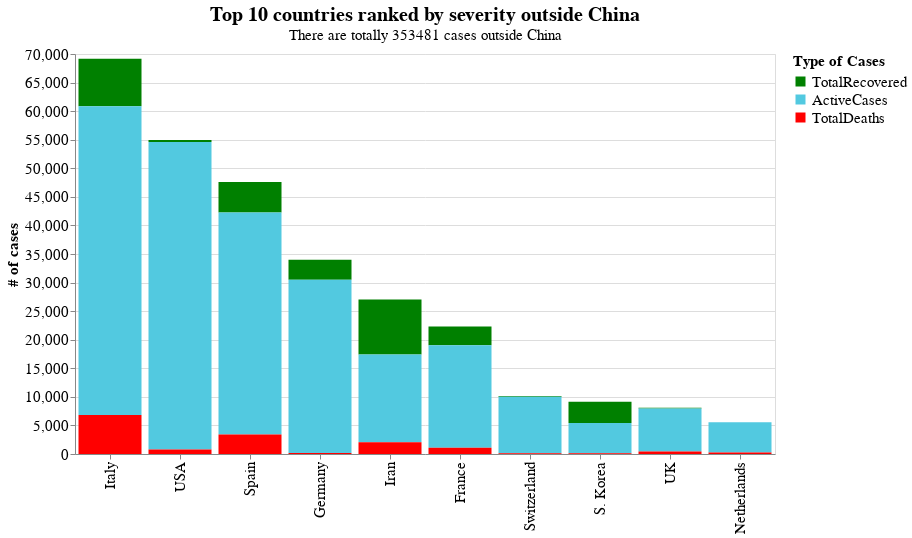

Source (notebook cell):
### Markdown cell above
### Cases outside China

### Code cell
data_2 = data.sort_values(by = 'TotalCases', ascending = False).head(12).iloc[2:12]
data_2['index'] = list(range(1,11))
data_2.set_index('index', inplace = True)
data_2.fillna(value = {'TotalDeaths' : 0}, inplace = True)
data_2 = data_2[ ['Country,Other','TotalRecovered', 'ActiveCases', 'TotalDeaths'] ]
data_2 = pd.melt(data_2, id_vars = ['Country,Other'])

# ranking list 
names_c2 = data_2['Country,Other'].to_list()

rest = alt.Chart(data_2).mark_bar().encode(
    alt.X('Country,Other:N', sort = names_c, axis = alt.Axis(title = None, labelFontSize = 15)),
    alt.Y('value:Q',  sort = names, axis = alt.Axis(title = '# of cases', titleFontSize = 15, labelFontSize = 15)),
    alt.Color('variable:N', scale = alt.Scale(domain = names, range = colors),\
             legend = alt.Legend(title = 'Type of Cases', titleFontSize = 15, labelFontSize = 15))
).properties(
width = 700,
    height = 400,
    title = { 'text' :'Top 10 countries ranked by severity outside China', 'fontSize' : 20, \
             'subtitle' : 'There are totally {0} cases outside China'.format(  int(data.iloc[-1, 1]) -  int(data[ data['Country,Other'] == 'China']['TotalCases']) ),\
             'subtitleFontSize' : 15}
)


rest

### Figure 1 — Vega-Lite specification as saved in the notebook (floating-point values rounded to 4 significant figures)
{"config": {"view": {"continuousWidth": 400, "continuousHeight": 300}}, "data": {"name": "data-084e66e7b08983c5ec022804e3a7d4e8"}, "mark": "bar", "encoding": {"color": {"type": "nominal", "field": "variable", "legend": {"labelFontSize": 15, "title": "Type of Cases", "titleFontSize": 15}, "scale": {"domain": ["TotalRecovered", "ActiveCases", "TotalDeaths"], "range": ["green", "#52C9E0", "red"]}}, "x": {"type": "nominal", "axis": {"labelFontSize": 15, "title": null}, "field": "Country,Other", "sort": ["China", "Italy", "USA", "Spain", "Germany", "Iran", "France", "Switzerland", "S. Korea", "UK"]}, "y": {"type": "quantitative", "axis": {"labelFontSize": 15, "title": "# of cases", "titleFontSize": 15}, "field": "value", "sort": ["TotalRecovered", "ActiveCases", "TotalDeaths"]}}, "height": 400, "title": {"text": "Top 10 countries ranked by severity outside China", "fontSize": 20, "subtitle": "There are totally 353481 cases outside China", "subtitleFontSize": 15}, "width": 700, "$schema": "https://vega.github.io/schema/vega-lite/v4.0.2.json", "datasets": {"data-084e66e7b08983c5ec022804e3a7d4e8": [{"Country,Other": "Italy", "variable": "TotalRecovered", "value": 8326.0}, {"Country,Other": "USA", "variable": "TotalRecovered", "value": 379.0}, {"Country,Other": "Spain", "variable": "TotalRecovered", "value": 5367.0}, {"Country,Other": "Germany", "variable": "TotalRecovered", "value": 3532.0}, {"Country,Other": "Iran", "variable": "TotalRecovered", "value": 9625.0}, {"Country,Other": "France", "variable": "TotalRecovered", "value": 3281.0}, {"Country,Other": "Switzerland", "variable": "TotalRecovered", "value": 131.0}, {"Country,Other": "S. Korea", "variable": "TotalRecovered", "value": 3730.0}, {"Country,Other": "UK", "variable": "TotalRecovered", "value": 135.0}, {"Country,Other": "Netherlands", "variable": "TotalRecovered", "value": 2.0}, {"Country,Other": "Italy", "variable": "ActiveCases", "value": 54030.0}, {"Country,Other": "USA", "variable": "ActiveCases", "value": 53800.0}, {"Country,Other": "Spain", "variable": "ActiveCases", "value": 38810.0}, {"Country,Other": "Germany", "variable": "ActiveCases", "value": 30300.0}, {"Country,Other": "Iran", "variable": "ActiveCases", "value": 15320.0}, {"Country,Other": "France", "variable": "ActiveCases", "value": 17920.0}, {"Country,Other": "Switzerland", "variable": "ActiveCases", "value": 9905.0}, {"Country,Other": "S. Korea", "variable": "ActiveCases", "value": 5281.0}, {"Country,Other": "UK", "variable": "ActiveCases", "value": 7520.0}, {"Country,Other": "Netherlands", "variable": "ActiveCases", "value": 5282.0}, {"Country,Other": "Italy", "variable": "TotalDeaths", "value": 6820.0}, {"Country,Other": "USA", "variable": "TotalDeaths", "value": 784.0}, {"Country,Other": "Spain", "variable": "TotalDeaths", "value": 3434.0}, {"Country,Other": "Germany", "variable": "TotalDeaths", "value": 172.0}, {"Country,Other": "Iran", "variable": "TotalDeaths", "value": 2077.0}, {"Country,Other": "France", "variable": "TotalDeaths", "value": 1100.0}, {"Country,Other": "Switzerland", "variable": "TotalDeaths", "value": 135.0}, {"Country,Other": "S. Korea", "variable": "TotalDeaths", "value": 126.0}, {"Country,Other": "UK", "variable": "TotalDeaths", "value": 422.0}, {"Country,Other": "Netherlands", "variable": "TotalDeaths", "value": 276.0}]}}
